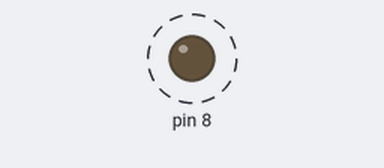
Bench run of a sketch on a simulated Arduino Uno, built with avr-gcc and run on an emulated ATmega328P. Shown: output pins drawn as LEDs (lit = HIGH). Dashed ring = blinking.

Above: at 0.2 s.
Timing chart, 0 to 4.6 s (numbered marks = the images above):
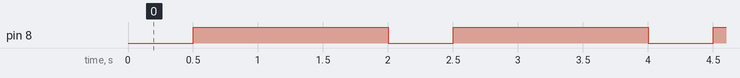

The sketch:

sketch_sep23a.ino
```cpp
void setup() {
  // put your setup code here, to run once:
  pinMode(8,OUTPUT);
  Serial.begin(9600);

}

void loop() {
  // put your main code here, to run repeatedly:
digitalWrite(8,LOW);
delay(500);
digitalWrite(8,HIGH);
delay(1500);
}
```

Measured:
- by itself, pin 8: alternates HIGH for 1.5 s and LOW for 0.50 s
